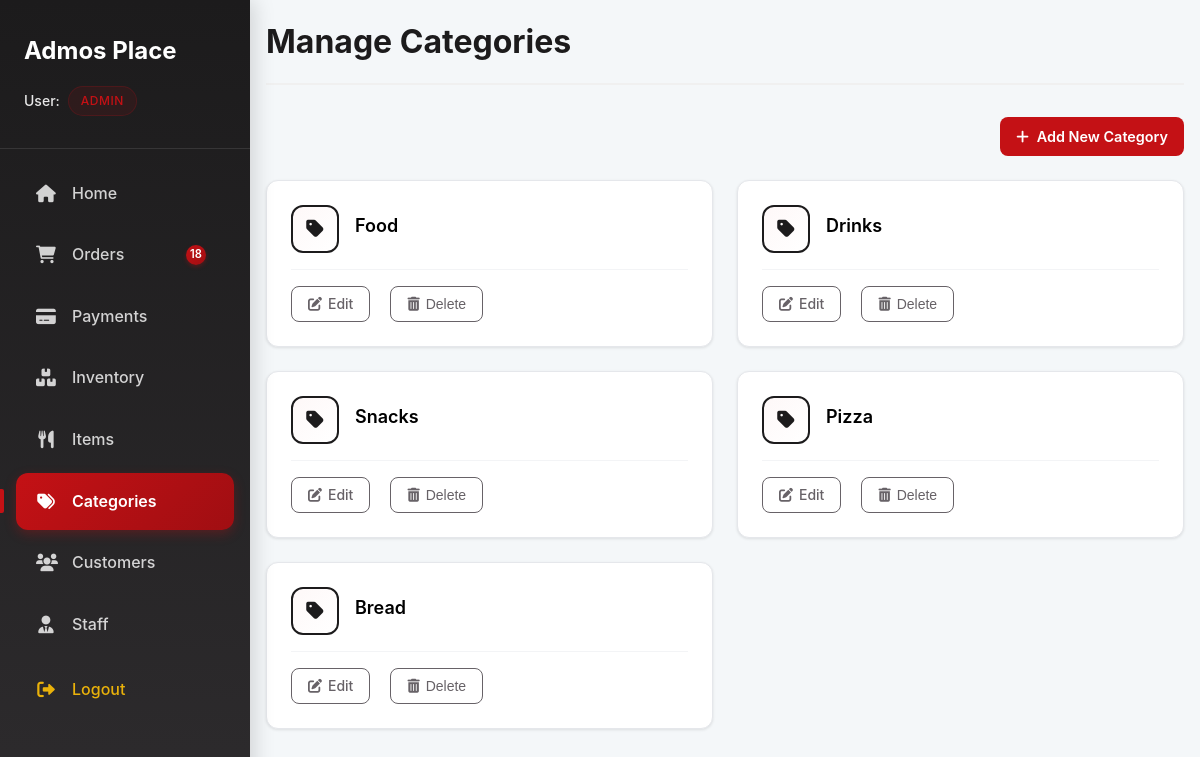
The app's page /dashboard/categories/ (signed in) with its own data.
### accounts/models.py (models this page shows, shortened)
class User(AbstractBaseUser, PermissionsMixin):
    ROLE_CHOICES = (
        ('customer', 'Customer'),
        ('manager', 'Manager'),
        ('accountant', 'Accountant'),
        ('admin', 'Admin'),
    )
    first_name = models.CharField(max_length=50, blank=True)
    last_name = models.CharField(max_length=50, blank=True)
    email = models.EmailField(unique=True, null=True, blank=True)
    phone_number = models.CharField(max_length=15, unique=True)
    delivery_address = models.TextField(blank=True, null=True)
    role = models.CharField(max_length=20, choices=ROLE_CHOICES, default='customer')
    is_active = models.BooleanField(default=True)
    is_staff = models.BooleanField(default=False)
    objects = UserManager()
    USERNAME_FIELD = 'phone_number'
    REQUIRED_FIELDS = []

### store/models.py (models this page shows, shortened)
class Category(models.Model):
    name = models.CharField(max_length=100, unique=True)
    class Meta:
        verbose_name_plural = "Categories"

### dashboard/views.py (the view)
    def wrapper(request, *args, **kwargs):
        if not request.user.is_authenticated:
            return redirect('dashboard:login')
        user_role = getattr(request.user, "role", None)
        if user_role not in ["admin", "manager", "accountant"]:
            return HttpResponseForbidden("Admin, Manager, or Accountant access required.")
        return view_func(request, *args, **kwargs)

### dashboard/context_processors.py (called while the page is built)
def active_orders_count(request):
    if hasattr(request, 'user') and request.user.is_authenticated and getattr(request.user, 'role', None) in ['admin', 'manager', 'accountant']:
        return {
            'active_orders_count': Order.objects.filter(
                payment__status='success',
                status__in=['Pending', 'On the Way']  # Only count active orders
            ).count()
        }
    return {'active_orders_count': 0}

### dashboard/views.py (called while the page is built)
def admin_manager_or_accountant_required(view_func):
    def wrapper(request, *args, **kwargs):
        if not request.user.is_authenticated:
            return redirect('dashboard:login')
        user_role = getattr(request.user, "role", None)
        if user_role not in ["admin", "manager", "accountant"]:
            return HttpResponseForbidden("Admin, Manager, or Accountant access required.")
        return view_func(request, *args, **kwargs)
    return wrapper

@admin_manager_or_accountant_required
def dashboard_categories(request):
    categories = Category.objects.exclude(name__iexact='All').order_by('id')
    context = {'categories': categories}
    return render(request, "dashboard/categories.html", context)

### dashboard/templates/dashboard/categories.html (shortened to what this page needs)
{% extends 'dashboard/base.html' %}
{% block content %}
<div class="dashboard-page">
    <div class="page-header">
        <h1 class="page-title">Manage Categories</h1>
    </div>
    <div class="action-bar">
        {% if user.role != 'accountant' %}
        <a href="{% url 'dashboard:add_category' %}" class="btn btn-primary">
            <i class="fas fa-plus"></i> Add New Category
        </a>
        {% endif %}
    </div>
    <div class="categories-grid">
        {% for category in categories %}
        <div class="category-card">
            <div class="category-header">
                <div class="category-icon">
                    <i class="fas fa-tag"></i>
                </div>
                <div class="category-info">
                    <h3 class="category-name">{{ category.name }}</h3>
                </div>
            </div>
            {% if user.role != 'accountant' %}
            <div class="category-actions">
                <a href="{% url 'dashboard:edit_category' category.id %}" class="btn btn-sm btn-outline edit-btn" title="Edit Category">
                    <i class="fas fa-edit"></i>
                    Edit
                </a>
                <form method="post" action="{% url 'dashboard:delete_category' category.id %}" style="display: inline;" onsubmit="return confirm('Are you sure you want to delete this category? This will affect all items in this category.')">
                    <button type="submit" class="btn btn-sm btn-outline delete-btn" title="Delete Category">
                        <i class="fas fa-trash-alt"></i>
                        Delete
                    </button>
                </form>
            </div>
            {% endif %}
        </div>
        {% endfor %}
    </div>
</div>
{% endblock %}

### dashboard/templates/dashboard/base.html (shortened to what this page needs)
<!DOCTYPE html>
<html lang="en">
<head>
    {% load static %}
    <link rel="stylesheet" href="{% static 'dashboard/css/style.css' %}?v=17">
    <link rel="stylesheet" href="https://cdnjs.cloudflare.com/ajax/libs/font-awesome/6.0.0/css/all.min.css">
</head>
<body>
    <div class="dashboard-container">
        <aside class="sidebar" id="sidebar">
            <div class="sidebar-header">
                <div class="header-top">
                <h3>Admos Place</h3>
                </div>
                <div class="user-info">
                    <div class="user-name">User: <span class="user-role">{{ user.role|title }}</span></div>
                </div>
            </div>
            <nav class="sidebar-nav">
                <ul>
                    {% if user.role in 'admin,accountant' %}
                    <li class="{% if request.resolver_match.url_name == 'home' %}active{% endif %}">
                        <a href="{% url 'dashboard:home' %}">
                            <i class="fas fa-home"></i> Home
                        </a>
                    </li>
                    {% endif %}
        <li class="{% if request.resolver_match.url_name == 'orders' or request.resolver_match.url_name == 'delivered_orders' %}active{% endif %}">
            <a href="{% url 'dashboard:orders' %}">
                <i class="fas fa-shopping-cart"></i> Orders
                <span class="sidebar-badge">{{ active_orders_count }}</span>
            </a>
        </li>
                    {% if user.role in 'admin,accountant' %}
                    <li class="{% if request.resolver_match.url_name == 'payments' %}active{% endif %}">
                        <a href="{% url 'dashboard:payments' %}">
                            <i class="fas fa-credit-card"></i> Payments
                        </a>
                    </li>
                    {% endif %}
                    <li class="{% if request.resolver_match.url_name == 'inventory' %}active{% endif %}">
                        <a href="{% url 'dashboard:inventory' %}">
                            <i class="fas fa-boxes"></i> Inventory
                        </a>
                    </li>
                    <li class="{% if request.resolver_match.url_name == 'items' %}active{% endif %}">
                        <a href="{% url 'dashboard:items' %}">
                            <i class="fas fa-utensils"></i> Items
                        </a>
                    </li>
                    <li class="{% if request.resolver_match.url_name == 'categories' %}active{% endif %}">
                        <a href="{% url 'dashboard:categories' %}">
                            <i class="fas fa-tags"></i> Categories
                        </a>
                    </li>
        <li class="{% if request.resolver_match.url_name == 'users' %}active{% endif %}">
            <a href="{% url 'dashboard:users' %}">
                <i class="fas fa-users"></i> Customers
            </a>
        </li>
                    {% if user.role == 'admin' %}
                    <li class="{% if request.resolver_match.url_name == 'staff' %}active{% endif %}">
                        <a href="{% url 'dashboard:staff' %}">
                            <i class="fas fa-user-tie"></i> Staff
                        </a>
                    </li>
                    {% endif %}
                    <li class="logout-item">
                        <a href="#" onclick="openDashboardLogout()" class="logout-link">
                            <i class="fas fa-sign-out-alt"></i> Logout
                        </a>
                    </li>
                </ul>
            </nav>
        </aside>
        <main class="main-content">
            <div class="content-body">
                {% block content %}{% endblock %}
            </div>
        </main>
    </div>
    <link rel="stylesheet" href="https://cdnjs.cloudflare.com/ajax/libs/font-awesome/6.0.0/css/all.min.css">
</body>
</html>

### dashboard/templates/dashboard/categories.html (style rules this page uses)
.page-header { margin-bottom: 2rem; }
.page-title { color: #1C1B1C !important; font-size: 2rem; font-weight: 700; margin: 0; display: flex; align-items: center; gap: 0.5rem; }
.categories-grid { display: grid; grid-template-columns: repeat(auto-fill, minmax(300px, 1fr)); gap: 1.5rem; margin-top: 1rem; }
.category-card { background: white; border: 1px solid #e5e7eb; border-radius: 12px; padding: 1.5rem; transition: all 0.3s ease; box-shadow: 0 1px 3px rgba(0, 0, 0, 0.1); }
.category-header { display: flex; align-items: center; gap: 1rem; margin-bottom: 1rem; }
.category-icon { width: 48px; height: 48px; background: linear-gradient(135deg, #fef8f8 0%, #ffffff 100%); border: 2px solid #1C1B1C !important; border-radius: 12px; display: flex; align-items: center; justify-content: center; flex-shrink: 0; }
.category-icon i { color: #1C1B1C !important; fill: #1C1B1C !important; font-size: 1.25rem; }
.category-info { flex: 1; min-width: 0; }
.category-name { font-size: 1.125rem; font-weight: 600; color: #000000; margin: 0 0 0.5rem 0; line-height: 1.3; }
.category-actions { display: flex; gap: 0.75rem; padding-top: 1rem; border-top: 1px solid #f3f4f6; align-items: center; }
.category-actions form { display: inline-flex; margin: 0; padding: 0; height: 36px; align-items: center; }
.edit-btn, .delete-btn { min-height: 36px !important; max-height: 36px !important; vertical-align: top !important; }
.btn-sm { padding: 0.5rem 1rem; font-size: 0.875rem; border-radius: 8px; font-weight: 500; transition: all 0.2s ease; text-decoration: none; display: inline-flex; align-items: center; gap: 0.375rem; border: 1px solid #d1d5db; cursor: pointer; background: transparent; color: #000000; }
.btn-outline { background: transparent; border: 1px solid #d1d5db; color: #000000; }
.edit-btn { background: transparent !important; border: 1px solid #676267 !important; color: #676267 !important; padding: 0.5rem 1rem !important; font-size: 0.875rem !important; border-radius: 8px !important; font-weight: 500 !important; transition: all 0.2s ease !important; text-decoration: none !important; display: inline-flex !important; align-items: center !important; gap: 0.375rem !important; cursor: pointer !important; height: 36px !important; line-height: 1 !important; box-sizing: border-box !important; }
.delete-btn { background: transparent !important; border: 1px solid #676267 !important; color: #676267 !important; padding: 0.5rem 1rem !important; font-size: 0.875rem !important; border-radius: 8px !important; font-weight: 500 !important; transition: all 0.2s ease !important; text-decoration: none !important; display: inline-flex !important; align-items: center !important; gap: 0.375rem !important; cursor: pointer !important; height: 36px !important; line-height: 1 !important; box-sizing: border-box !important; }
.action-bar { margin-bottom: 1.5rem; }
.btn, .btn-primary, .btn-secondary { text-decoration: none !important; }

### records on screen
User: role "ADMIN"
Category: name "Food"
Category: name "Drinks"
Category: name "Snacks"
Category: name "Pizza"
Category: name "Bread"

### other values on screen
{{ active_orders_count }} "18"
